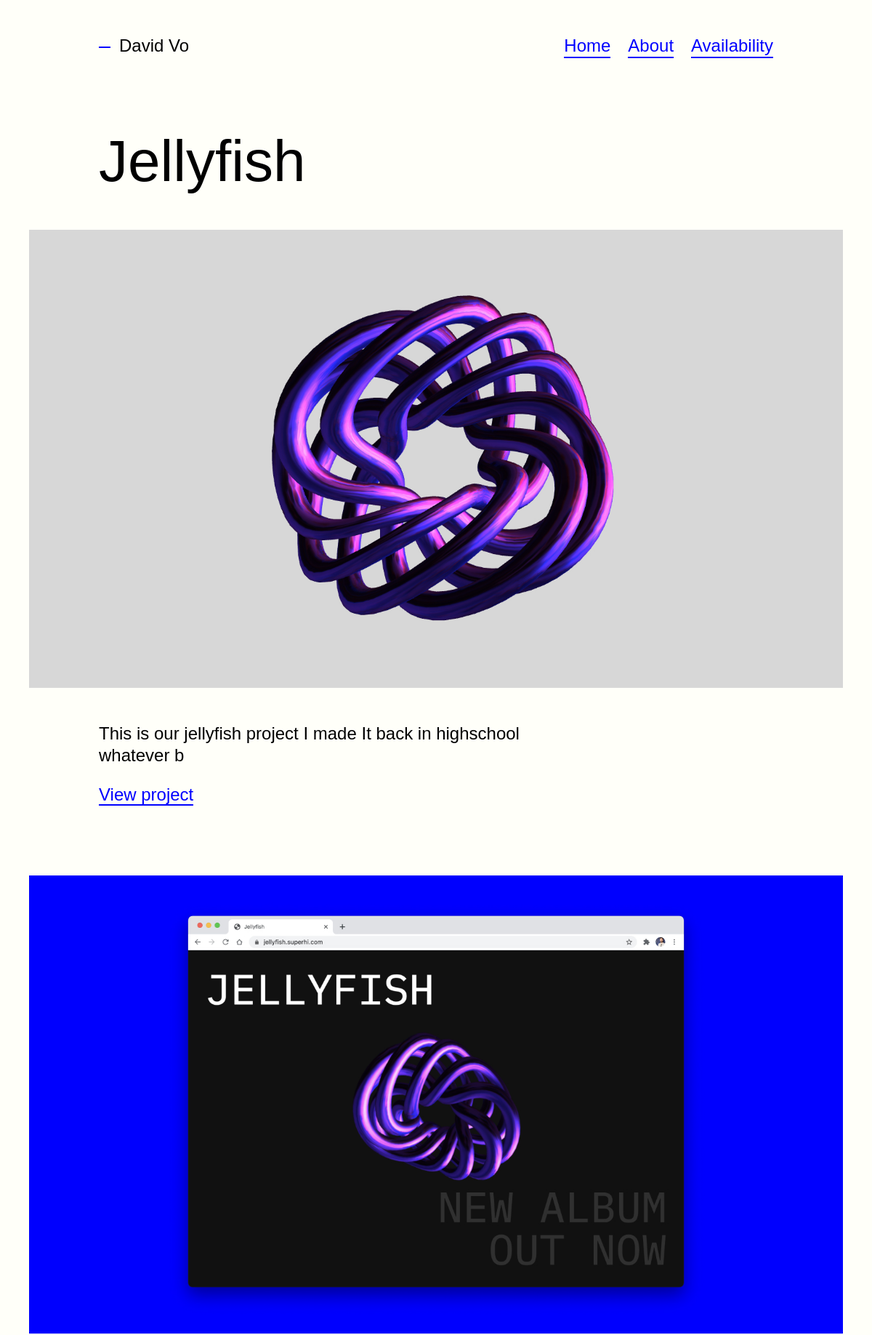
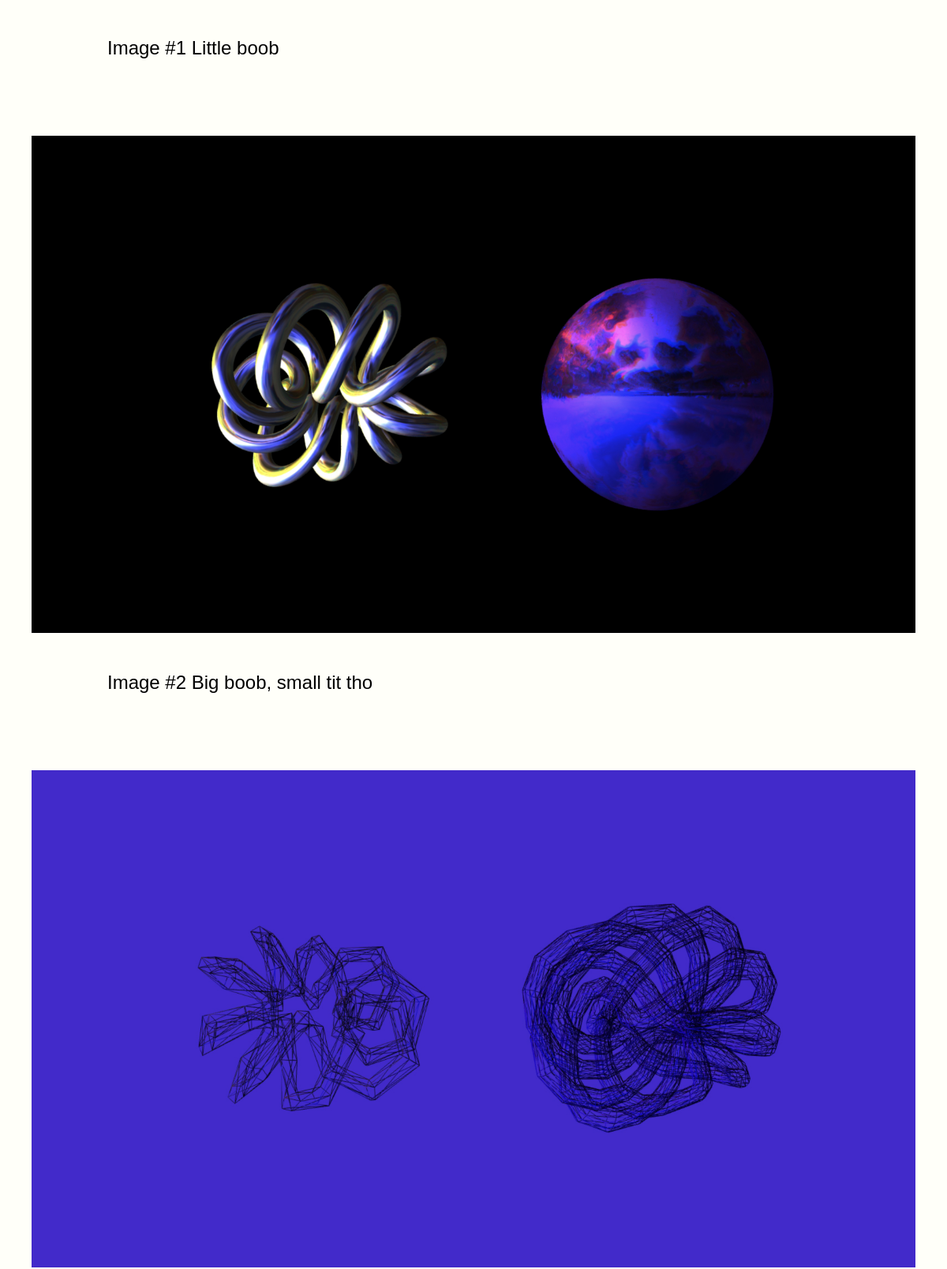
The app's page /project/jellyfish (upper part) with its own data (2 pictures, top to bottom).
### pages/models.py (models this page shows, shortened)
class Page(models.Model):
    title = models.CharField(max_length=200)
    slug = models.SlugField()
    description = HTMLField(blank=True)
    feature_image = models.ImageField(blank=True)
    rank = models.IntegerField(default=0)
    is_in_navigation = models.BooleanField(default=True)
    navigation_title = models.CharField(max_length=30, blank=True)
    class Meta:
        ordering = ('-rank','pk')

### projects/models.py (models this page shows, shortened)
class Project(models.Model):
    title = models.CharField(max_length=50)
    slug = models.SlugField(blank=True)
    description = HTMLField()
    featured_image = models.ImageField(blank=True)
    url = models.URLField()
    rank = models.IntegerField(default=0)
    isVisible = models.BooleanField(default=True)
    def viewable_credits(self):
        return self.credit_set.all()
    def viewable_assets(self):
        return self.asset_set.all()
    class Meta:
        ordering = ("-rank", "title", "pk")

class Asset(models.Model):
    project = models.ForeignKey(Project, on_delete=models.CASCADE)
    image = models.ImageField()
    caption = models.TextField(blank=True)
    rank = models.IntegerField(default=0)
    class Meta:
        ordering = ("-rank", "caption", "pk")

### projects/views.py (the view)
# urls.py: path('project/<slug>',views.project,name='project')
def project(request, slug):
    project = Project.objects.get(slug=slug)
    qs = Project.objects.filter(isVisible=True)
    next_project = next_in_order(project, loop=True, qs=qs)
    prev_project = prev_in_order(project, loop=True, qs=qs)
    return render(request,'project.html', {
        "project": project,
        "prev_project": prev_project,
        "next_project": next_project,
    })

### pages/context_processors.py (called while the page is built)
def add_nav_links(request):
    nav_links = Page.objects.filter(is_in_navigation=True).order_by("-rank")
    return {
        "nav_links": nav_links
    }

### projects/templates/project.html (shortened to what this page needs)
{% extends "layout.html" %}
{% load static %}
{% block content %}
<section class="hero">
    <h1>{{ project.title }}</h1>
</section>
<section class="projects">
    <figure>
        <img src="{{ project.featured_image.url }}">
        <figcaption>
            {{project.description | safe }}
            <p>
                <a href="{{ project.url }}">View project</a>
            </p>
        </figcaption>
    </figure>
</section>
{% if project.viewable_assets.count > 0 %}
    <section>
        {% for asset in project.viewable_assets %}
            <figure>
                <img src="{{ asset.image.url }}">
                <figcaption>
                    {{ asset.caption }}
                </figcaption>
            </figure>
        {% endfor %}
    </section>
{%endif%}
{% endblock %}

### projects/templates/layout.html (shortened to what this page needs)
{% load static %}
<!doctype html>
<html>
<head>
    <link rel="stylesheet" href="{% static 'style.css' %}">
</head>
<body>
    <header>
        <h1>David Vo</h1>
        <nav>
            <a href="{% url 'home' %}">Home</a>
            {% for nav_link in nav_links %}
                <a href="{% url 'page' nav_link.slug %}">{{ nav_link.navigation_title }}</a>
            {% endfor %}
        </nav>
    </header>
    {% block content %}
    {% endblock %}
</body>
</html>

### static/style.css (style rules this page uses)
:root { --pad: 48px 96px 48px 96px; --bg: #fffff9; --highlight: #ffffdd; --text: #000000; --link-color: #0000ff; --dash-size: 0.8em; --h1-size: 80px; --h2-size: 40px; --h3-size: 18px; --h4-size: 14px; --p-size: 24px; }
body { font-family: "Inter var", Arial; font-size: var(--p-size); line-height: 1.25; background-color: var(--bg); color: var(--text); max-width: 1120px; margin: 0 auto 120px auto; }
a { color: var(--link-color); text-decoration: none; border-bottom: 2px solid currentColor; }
header { position: -webkit-sticky; position: sticky; top: 0; z-index: 3; padding: var(--pad); font-variation-settings: "wght" 600; display: flex; justify-content: space-between; }
header h1:before { content: ""; display: inline-block; width: var(--dash-size); height: 2px; margin: 0 0.5em 0 0; background-color: var(--link-color); vertical-align: middle; }
nav { display: flex; }
nav a { margin: 0 0 0 1em; }
section.hero { font-size: var(--h1-size); font-variation-settings: "wght" 600; line-height: 1.15; padding: var(--pad); }
figure { margin: 0 0 48px 0; }
figcaption { padding: var(--pad); max-width: 35em; }
figure img { position: relative; z-index: 2; }
p { margin: 0 0 24px 0; }
p:last-child { margin-bottom: 0; }

### static/base.css (style rules this page uses)
html, body, div, span, applet, object, iframe, h1, h2, h3, h4, h5, h6, p, blockquote, pre, a, abbr, acronym, address, big, cite, code, del, dfn, em, img, ins, kbd, q, s, samp, small, strike, strong, sub, sup, tt, var, b, u, i, center, dl, dt, dd, ol, ul, li, fieldset, form, label, legend, table, caption, tbody, tfoot, thead, tr, th, td, article, aside, canvas, details, embed, figure, figcaption, footer, header, hgroup, menu, nav, output, ruby, section, summary, time, mark, audio, video { margin: 0; padding: 0; border: 0; font-size: 100%; font: inherit; vertical-align: baseline; }
article, aside, details, figcaption, figure, footer, header, hgroup, menu, nav, section { display: block; }
body { line-height: 1; }
img, iframe { vertical-align: bottom; max-width: 100%; }
* { -webkit-box-sizing: border-box; -moz-box-sizing: border-box; box-sizing: border-box; -webkit-font-smoothing: antialiased; text-rendering: optimizeLegibility; }

### records on screen
Page: navigation_title "About"
Page: navigation_title "Availability"
Project: title "Jellyfish", featured_image (picture), description "This is our jellyfish project I made It back in highschool whatever b"
Asset: image (picture), caption "Image #1 Little boob"
Asset: image (picture), caption "Image #2 Big boob, small tit tho"
Asset: image (picture)
